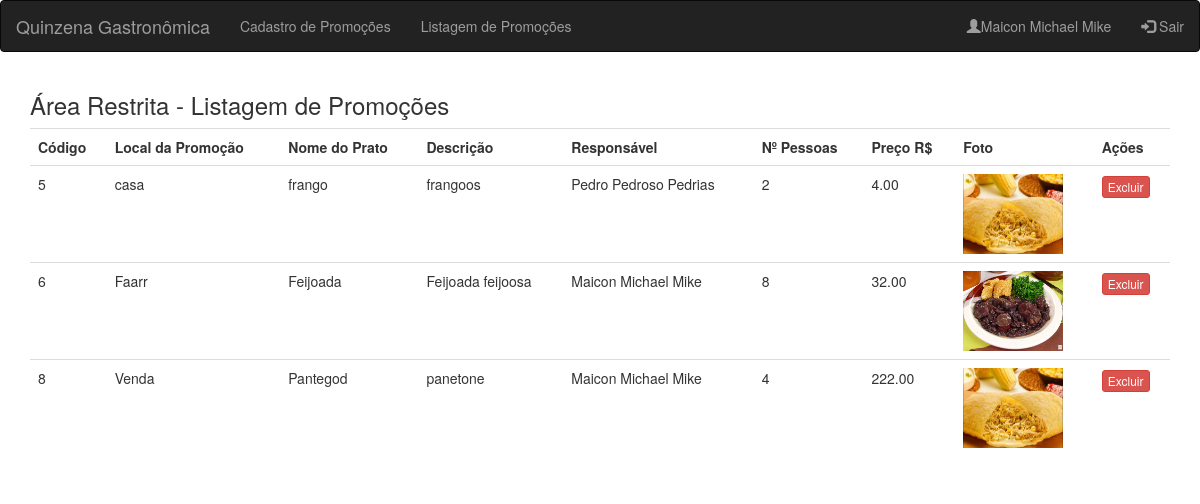
The page /lista_promo.php (signed in) on the database its author committed.
### tables this page shows
CREATE TABLE `promocoes` (
  `id` int(5) NOT NULL,
  `local` varchar(50) NOT NULL,
  `nome_prato` varchar(60) NOT NULL,
  `descricao` varchar(200) NOT NULL,
  `num_pessoas` int(2) NOT NULL,
  `preco` float(9,2) NOT NULL,
  `usuario_id` int(4) NOT NULL
);

CREATE TABLE `usuarios` (
  `id` int(4) NOT NULL,
  `nome` varchar(60) NOT NULL,
  `email` varchar(60) NOT NULL,
  `senha` varchar(32) NOT NULL
);

### lista_promo.php (the view, shortened to what this page needs)
<?php
  $titulo = "Área Restrita - Listagem de Promoções";
  include("cab.php");
  include("conecta.php");
  $sql = "SELECT p.*, u.nome FROM promocoes p INNER JOIN usuarios u ON p.usuario_id = u.id ORDER BY p.id";
  $result = mysqli_query($conn, $sql);
  if (mysqli_num_rows($result) > 0) {
    echo "<table class='table'>";
    echo "<tr><th>Código</th>";
    echo "<th>Local da Promoção</th>";
    echo "<th>Nome do Prato</th>";
    echo "<th>Descrição</th>";
    echo "<th>Responsável</th>";
    echo "<th>Nº Pessoas</th>";
    echo "<th>Preço R$</th>";
    echo "<th>Foto</th>";
    echo "<th>Ações</th></tr>";
    while($row = mysqli_fetch_assoc($result)) {
      $id = $row["id"];
      $local = $row["local"];
      $nome_prato = $row["nome_prato"];
      $descricao = $row["descricao"];
      $usuario = $row["nome"];
      $num_pessoas = $row["num_pessoas"];
      $preco = $row["preco"];
      echo "<tr><td>$id</td>";
      echo "<td>$local</td>";
      echo "<td>$nome_prato</td>";
      echo "<td>$descricao</td>";
      echo "<td>$usuario</td>";
      echo "<td>$num_pessoas</td>";
      echo "<td>$preco</td>";
      echo "<td><img src='fotos/".$id.".jpg' style='width: 100px; height: 80px;'></td>";
      echo "<td><a href='exclui_promo.php?id=$id' onclick='return confirm(\"Confirma Exclusão?\")' class='btn btn-danger btn-xs' role='button'>Excluir</a></td></tr>";
    }
    echo "</table>";
  }
?>
  </div>
</body>
</html>

### cab.php (shortened to what this page needs)
<?php
  if(isset($_SESSION["usuario"])){
    $usuario = $_SESSION["usuario"];
  } else{
    header("location: login.php");
  }
?>
<!DOCTYPE html>
<html lang="pt-br">
<head>
  <link rel="stylesheet" href="https://maxcdn.bootstrapcdn.com/bootstrap/3.3.7/css/bootstrap.min.css">
</head>
<body>
<nav class="navbar navbar-inverse">
  <div class="container-fluid">
    <div class="navbar-header">
      <a class="navbar-brand" href="index.php">Quinzena Gastronômica</a>
    </div>
    <ul class="nav navbar-nav">
      <li><a href="cad_promo.php">Cadastro de Promoções</a></li>
      <li><a href="lista_promo.php">Listagem de Promoções</a></li>
    </ul>
    <ul class="nav navbar-nav navbar-right">
      <li><a href="#"><span class="glyphicon glyphicon-user"></span><?= $usuario ?></a></li>
      <li><a href="logout.php"><span class="glyphicon glyphicon-log-in"></span> Sair</a></li>
    </ul>
  </div>
</nav>
<div class="container">
  <h3><?= $titulo ?></h3>

### rows shown on the page
promocoes: id "5", local "casa", nome_prato "frango", descricao "frangoos", usuario.nome "Pedro Pedroso Pedrias", num_pessoas "2", preco "4.00"
promocoes: id "6", local "Faarr", nome_prato "Feijoada", descricao "Feijoada feijoosa", usuario.nome "Maicon Michael Mike", num_pessoas "8", preco "32.00", shows a picture
promocoes: id "8", local "Venda", nome_prato "Pantegod", descricao "panetone", usuario.nome "Maicon Michael Mike", num_pessoas "4", preco "222.00"

### other values the page prints
$usuario "Maicon Michael Mike"
$titulo "Área Restrita - Listagem de Promoções"
